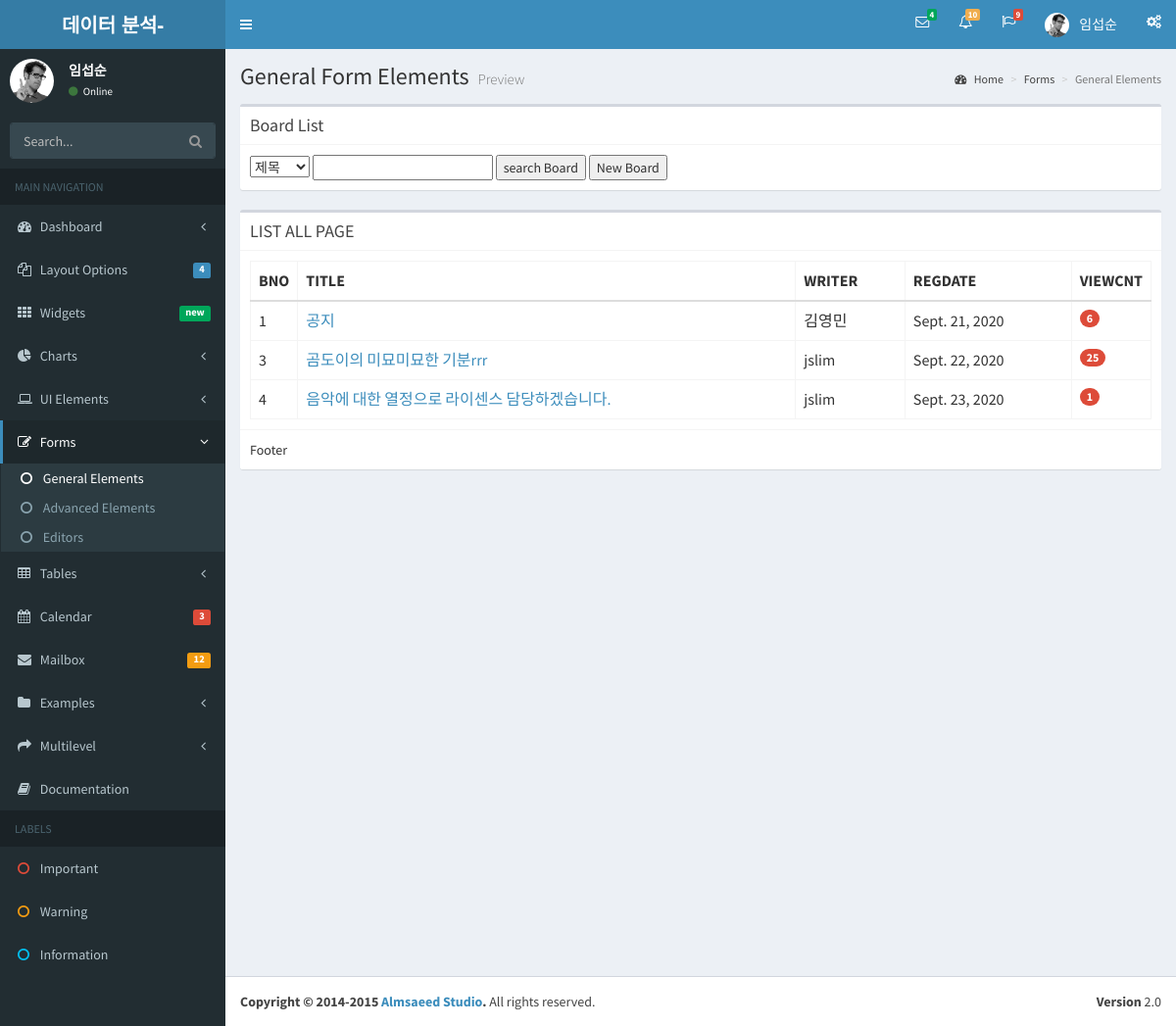
/bbs/bbs_list/ (signed in), run on the app's committed database.
### BbsApp/models.py (models this page shows)
class Bbs(models.Model):
    title = models.CharField(max_length=100)
    writer = models.CharField(max_length=100)
    content = models.TextField()
    regdate = models.DateField(default= timezone.now)
    viewcnt = models.IntegerField(default=0)
    def __str__(self):
        return self.title

### BbsApp/views.py (the view)
# urls.py: path('bbs_list/', views.list, name = 'bbs_list'),
def list(request) :
    boards = Bbs.objects.all()
    print('boards result - ', type(boards), boards)
    context = {'boards': boards,
               'name': request.session['user_name'],
               'id': request.session['user_id']}
    return render(request, 'list.html', context)

### BbsApp/templates/list.html (shortened to what this page needs)
{% include 'header.html' %}
{% block content %}
<section class="content">
	<div class="row">
		<div class="col-md-12">
			<div class='box'>
				<div class="box-header with-border">
					<h3 class="box-title">Board List</h3>
				</div>
				<div class='box-body'>
					<select id="searchType">
						<option value="title">제목</option>
					</select>
					<input type="text" id="searchKeyword">
					<button id='searchBtn'>search Board</button>
					<button id='newBtn'>New Board</button>
				</div>
			</div>
          <div class="box">
				<div class="box-header with-border">
					<h3 class="box-title">LIST ALL PAGE</h3>
				</div>
				<div class="box-body">
{% if boards %}
<table class="table table-bordered">
	<tr>
		<th style="width: 10px">BNO</th>
		<th>TITLE</th>
		<th>WRITER</th>
		<th>REGDATE</th>
		<th style="width: 40px">VIEWCNT</th>
	</tr>
	<tbody id="tbody">
	{% for board in boards %}
	<tr>
		<td>{{board.id}}</td>
		<td><a href="{% url 'bbs_read' id=board.id %}">{{board.title}}</a></td>
		<td>{{board.writer}}</td>
		<td>{{board.regdate}}</td>
		<td><span class="badge bg-red">{{board.viewcnt}}</span></td>
	</tr>
	{% endfor %}
	</tbody>
</table>
{% else %}
					<p>데이터가 존재하지 않습니다.</p>
{% endif %}
				</div>
				<div class="box-footer">Footer</div>
			</div>
		</div>
	</div>
</section>
</div>
{% endblock %}
{% include 'footer.html' %}

### data on the page
Bbs: id "1", title "공지", writer "김영민", regdate "Sept. 21, 2020", viewcnt "6"
Bbs: id "3", title "곰도이의 미묘미묘한 기분rrr", writer "jslim", regdate "Sept. 22, 2020", viewcnt "25"
Bbs: id "4", title "음악에 대한 열정으로 라이센스 담당하겠습니다.", writer "jslim", regdate "Sept. 23, 2020", viewcnt "1"

### other printed values
{{ name }} "임섭순"
